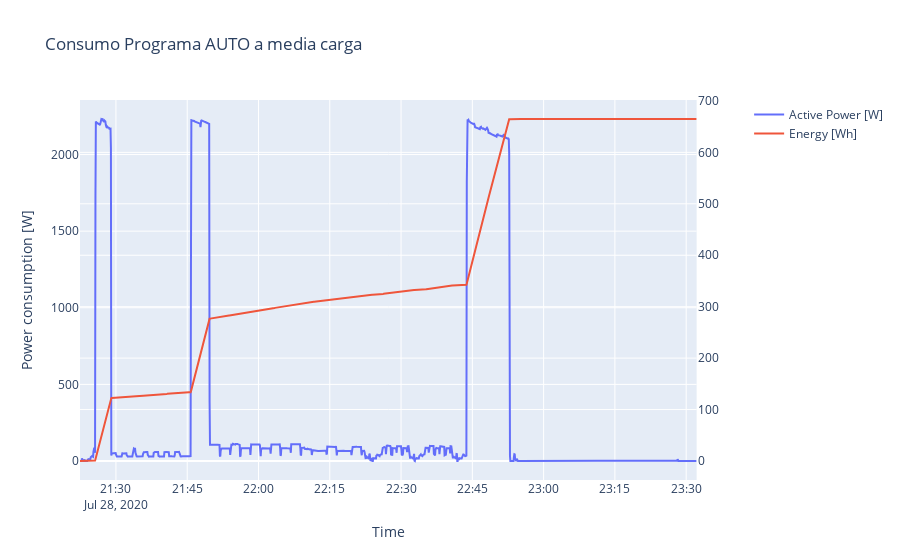

The notebook cell saved with this chart:
### Code cell
# Following the guidelines on the PDF file, try to draw the interactive plot for P and Q of V52 Wind turbine.

from plotly.subplots import make_subplots

fig=go.Figure()
fig=make_subplots(specs=[[{"secondary_y": True}]])

# create a data trace for each type of meat and add them to figure one by one
fig.add_trace(go.Scatter(x=df_AUTO_12.Time,
                         y=df_AUTO_12.Prms_W,
                         mode='lines',
                         name='Active Power [W]'),
                         secondary_y=False)
fig.add_trace(go.Scatter(x=df_AUTO_12.Time,
                         y=df_AUTO_12.Acumulated_Wh,
                         mode='lines',
                         name='Energy [Wh]'),
                         secondary_y=True)

# edit the layout
fig.update_layout(title='Consumo Programa AUTO a media carga',
                  xaxis_title='Time',
                  yaxis_title='Power consumption [W]')
fig.show()

### Figure 1 — Plotly figure (JSON) as saved in the notebook; plotly's stock layout.template omitted (floating-point values rounded to 4 significant figures; data arrays with more than 128 entries replaced by an {"elided": "..."} marker saying what was removed)
{"data": [{"mode": "lines", "name": "Active Power [W]", "type": "scatter", "x": {"elided": "1557 str values"}, "xaxis": "x", "y": {"elided": "1557 float values"}, "yaxis": "y"}, {"mode": "lines", "name": "Energy [Wh]", "type": "scatter", "x": {"elided": "1557 str values"}, "xaxis": "x", "y": {"elided": "1557 float values"}, "yaxis": "y2"}], "layout": {"title": {"text": "Consumo Programa AUTO a media carga"}, "xaxis": {"anchor": "y", "domain": [0, 0.94], "title": {"text": "Time"}}, "yaxis": {"anchor": "x", "domain": [0, 1], "title": {"text": "Power consumption [W]"}}, "yaxis2": {"anchor": "x", "overlaying": "y", "side": "right"}}}
